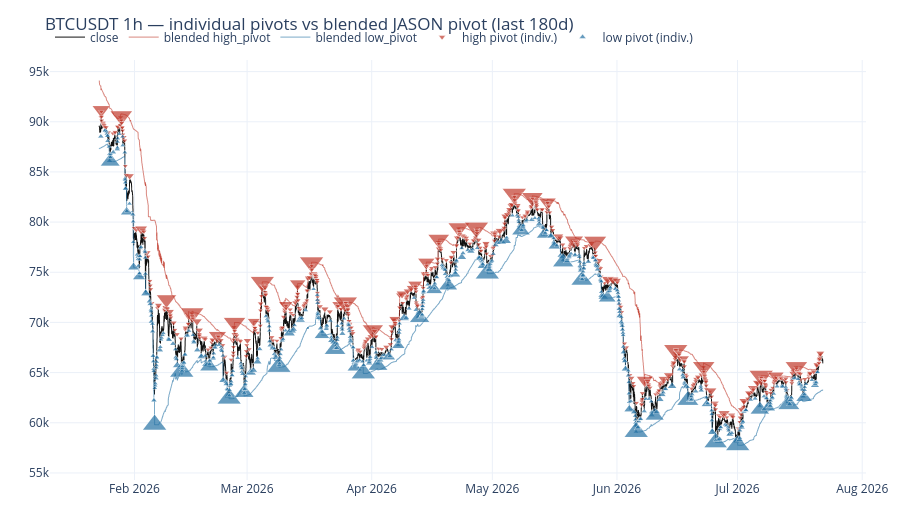

Source (notebook cell):
### Markdown cell above
## 2 — Blended vs individual pivots (a sanity contrast)

The shipped feature collapses the top-N pivots into a single moving `high_pivot`
/ `low_pivot`. Below, the blended lines (from `compute_jason_vectorized`) are
drawn over the individual high pivots (▼) and low pivots (▲) we just extracted —
the blend threads *through* the cloud of real pivots, which is exactly why it is
unsuitable for measuring the distance *between* them.

Interactive (Plotly): **drag to zoom, double-click to reset, click legend items
to toggle series.** Marker size ∝ pivot importance (vote weight).

### Code cell
feat = compute_jason_vectorized(ohlc.copy(), SYMBOL.upper(), TF,
                                lookback=LOOKBACK, n_pivots=N_PIVOTS, min_days=MIN_DAYS)

zoom_days = 180
z0 = ohlc.index[-1] - pd.Timedelta(days=zoom_days)
m = piv.index >= z0
c = ohlc.loc[m, "close"]

# individual pivots in the zoom window (any weight), sized by importance
hp = piv[m & (piv["high_votes"] > 0)]
lp = piv[m & (piv["low_votes"] > 0)]
def _sz(v, lo=5, hi=22):
    v = v.to_numpy(float)
    if len(v) == 0: return v
    r = (v - v.min()) / (np.ptp(v) + 1e-9)
    return lo + r * (hi - lo)

fb = feat[feat.index >= z0]
fig = go.Figure()
fig.add_scattergl(x=c.index, y=c.values, name="close", line=dict(color="#111", width=1))
fig.add_scattergl(x=fb.index, y=fb["high_pivot"], name="blended high_pivot",
                  line=dict(color="#c0392b", width=1), opacity=0.6)
fig.add_scattergl(x=fb.index, y=fb["low_pivot"], name="blended low_pivot",
                  line=dict(color="#2471a3", width=1), opacity=0.6)
fig.add_scattergl(x=hp.index, y=ohlc.loc[hp.index, "high"], name="high pivot (indiv.)",
                  mode="markers", marker=dict(symbol="triangle-down", color="#c0392b",
                  size=_sz(hp["high_votes"]), line=dict(color="white", width=0.5)),
                  customdata=hp["high_votes"], hovertemplate="high %{y:.0f} · w=%{customdata:.0f}<extra></extra>")
fig.add_scattergl(x=lp.index, y=ohlc.loc[lp.index, "low"], name="low pivot (indiv.)",
                  mode="markers", marker=dict(symbol="triangle-up", color="#2471a3",
                  size=_sz(lp["low_votes"]), line=dict(color="white", width=0.5)),
                  customdata=lp["low_votes"], hovertemplate="low %{y:.0f} · w=%{customdata:.0f}<extra></extra>")
fig.update_layout(template="plotly_white", height=520, hovermode="x unified",
                  title=f"BTCUSDT 1h — individual pivots vs blended JASON pivot (last {zoom_days}d)",
                  legend=dict(orientation="h", y=1.02, yanchor="bottom"),
                  margin=dict(l=50, r=20, t=60, b=40))
fig.show()

### Figure 1 — Plotly figure (JSON) as saved in the notebook; plotly's stock layout.template omitted (floating-point values rounded to 4 significant figures; data arrays with more than 128 entries replaced by an {"elided": "..."} marker saying what was removed)
{"data": [{"line": {"color": "#111", "width": 1}, "name": "close", "type": "scattergl", "x": {"elided": "4321 str values"}, "y": {"elided": "4321 float values"}}, {"line": {"color": "#c0392b", "width": 1}, "name": "blended high_pivot", "opacity": 0.6, "type": "scattergl", "x": {"elided": "4321 str values"}, "y": {"elided": "4321 float values"}}, {"line": {"color": "#2471a3", "width": 1}, "name": "blended low_pivot", "opacity": 0.6, "type": "scattergl", "x": {"elided": "4321 str values"}, "y": {"elided": "4321 float values"}}, {"customdata": {"elided": "663 float values"}, "hovertemplate": "high %{y:.0f} · w=%{customdata:.0f}<extra></extra>", "marker": {"color": "#c0392b", "line": {"color": "white", "width": 0.5}, "size": {"elided": "663 float values"}, "symbol": "triangle-down"}, "mode": "markers", "name": "high pivot (indiv.)", "type": "scattergl", "x": {"elided": "663 str values"}, "y": {"elided": "663 float values"}}, {"customdata": {"elided": "673 float values"}, "hovertemplate": "low %{y:.0f} · w=%{customdata:.0f}<extra></extra>", "marker": {"color": "#2471a3", "line": {"color": "white", "width": 0.5}, "size": {"elided": "673 float values"}, "symbol": "triangle-up"}, "mode": "markers", "name": "low pivot (indiv.)", "type": "scattergl", "x": {"elided": "673 str values"}, "y": {"elided": "673 float values"}}], "layout": {"height": 520, "hovermode": "x unified", "legend": {"orientation": "h", "y": 1.02, "yanchor": "bottom"}, "margin": {"b": 40, "l": 50, "r": 20, "t": 60}, "title": {"text": "BTCUSDT 1h — individual pivots vs blended JASON pivot (last 180d)"}}}
